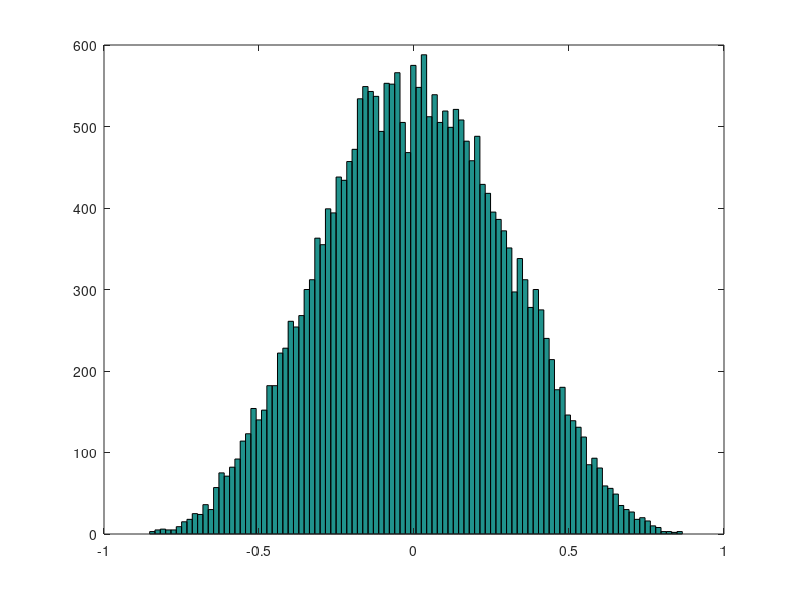

MATLAB code for this plot:
function test_multiplicity_spread

M=10;
num_points=1e7;
epsilon=1;

points=(rand(M,num_points)*2-1)*epsilon;
dists_from_zero=sqrt(sum(points.^2,1));

nearby_points=points(:,dists_from_zero<=epsilon);
vals=nearby_points(1,:);
figure; hist(vals,100);